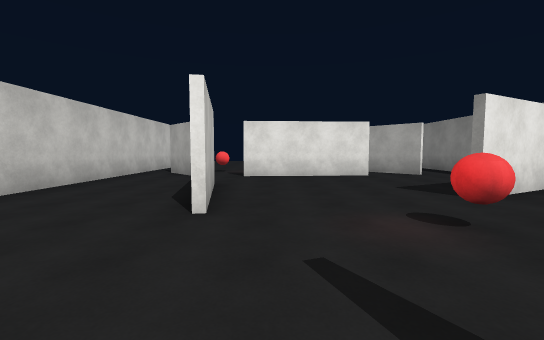
View 1 (above)

14 first-person views from a walk through a 3-D level made in the Unity game engine. The camera is 1.5 m above the floor, tilts 4° down and sees 90° across. The floor is counted in squares, 2 m on a side. Each view is taken from the middle of a square. On the plan, view 1 faces up. The plan holds only what a view shows up to about 10 squares ahead; the rest is blank. The player character is not drawn. Surface patterns are stand-ins for the level's own textures.

View 2
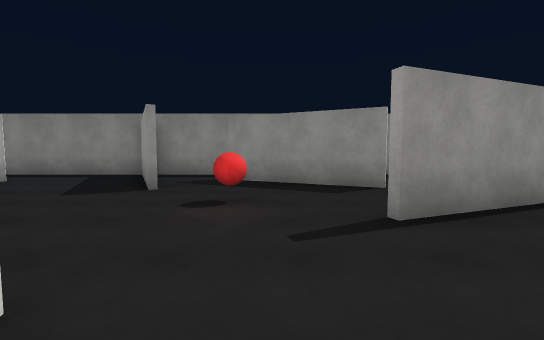

View 3
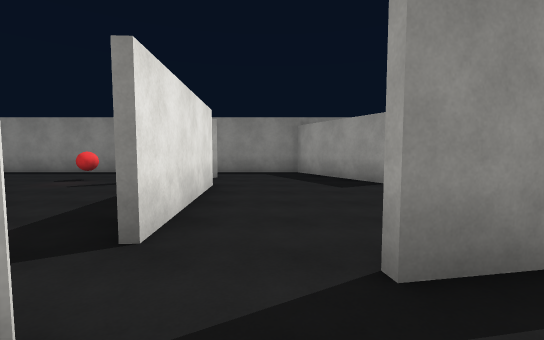

View 4
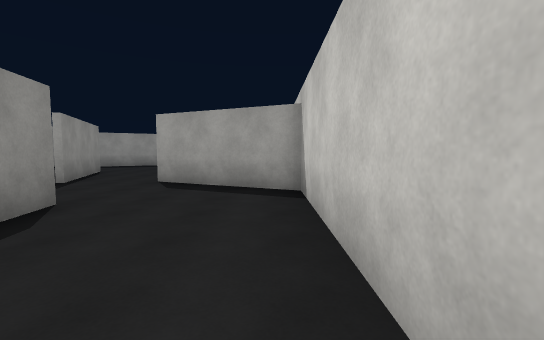

View 5
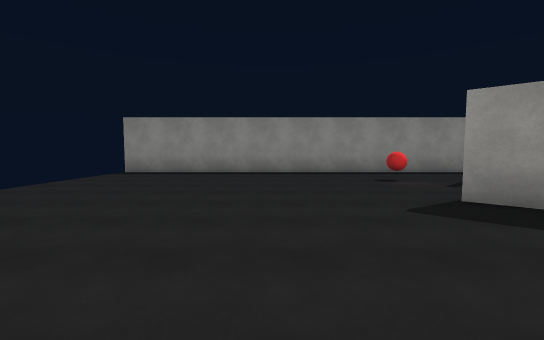

View 6
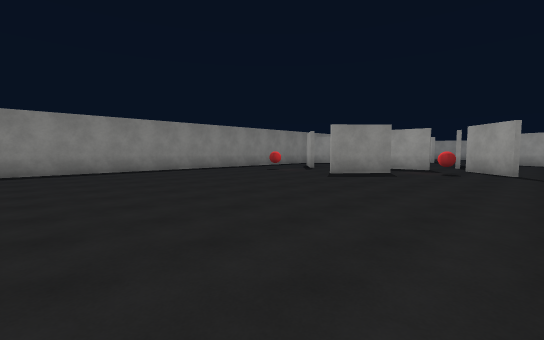

View 7
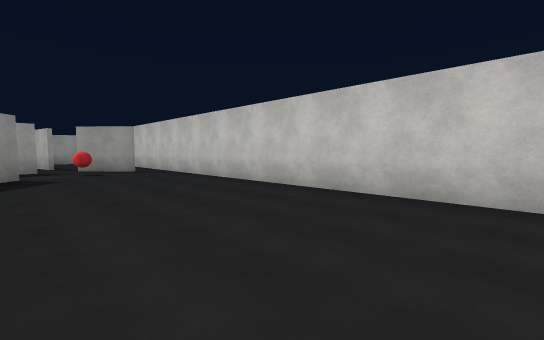

View 8
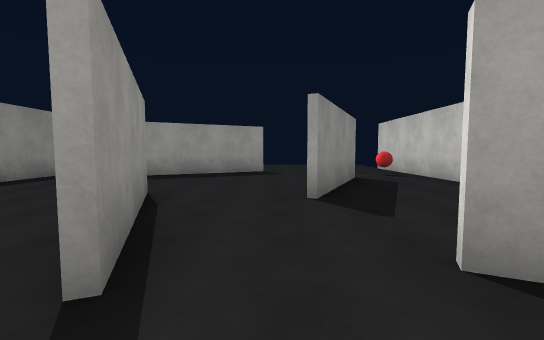

View 9
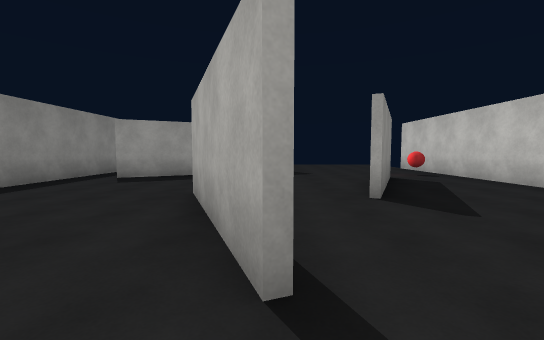

View 10
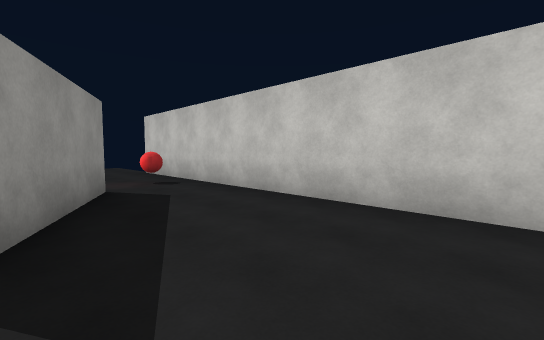

View 11
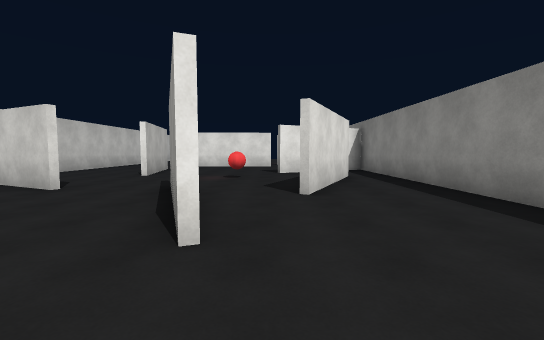

View 12
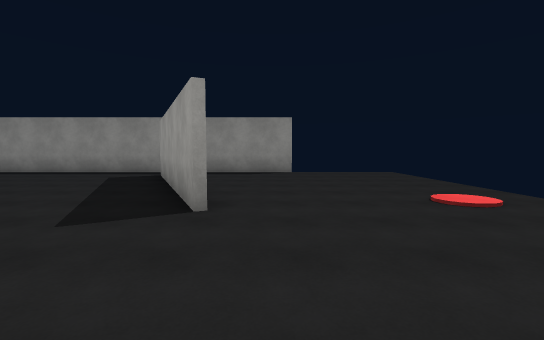

View 13
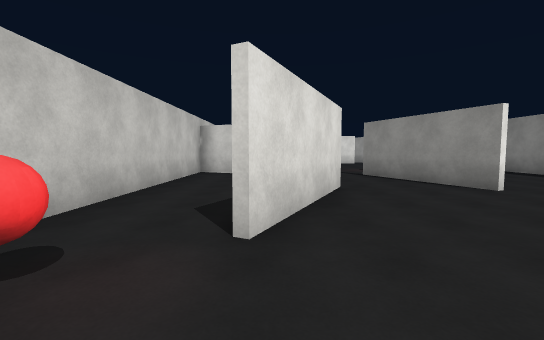

View 14
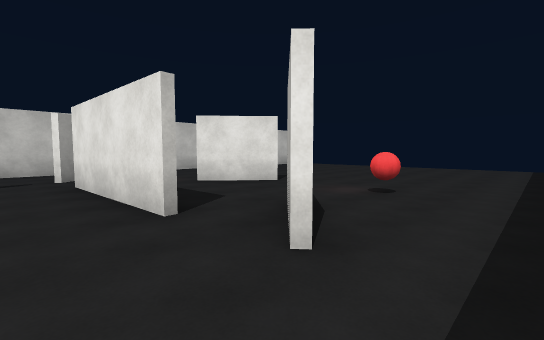

### Floor plan
Ten units are one square. View 1 is at (0, 0); x grows to the right and y downward. Boxes are objects, and circles mark ways between rooms. Rooms are numbered by the first view taken in them; rooms with no view inside come last. Other rooms are left out.
<svg viewBox="-55 -207 130 337">
<path fill="none" stroke="#000" d="M-9 -31 -15 -63M-13 -64 -8 -32M32 -44 66 -61 66 -86M10 -7 17 11M-21 -78 -35 -94M31 -83 -9 -81M53 -53 32 -42M35 4 51 -31M-46 -84 -46 -19 -12 -3M12 -121 -2 -105M-3 -106 11 -122M-34 -95 -20 -80M-9 -82 -3 -83M47 -85 33 -100M-46 -201 -46 -84M66 -86 66 -202M23 30 19 21M17 11 24 29M-10 32 -22 58M66 66 66 -14M47 -18 36 4M2 81 54 56M66 98 66 66M-46 65 -46 98M-6 23 -10 32M-12 -2 -46 -17 -46 65M-24 57 -7 23M19 21 9 -6M53 -31 47 -18M66 -14 66 -56"/>
<rect x="15" y="-35" width="10" height="10" fill="#bbb"><title>red ball</title></rect>
<rect x="-25" y="-105" width="10" height="10" fill="#bbb"><title>red ball</title></rect>
<rect x="35" y="-125" width="10" height="10" fill="#bbb"><title>red ball</title></rect>
<rect x="-45" y="65" width="10" height="10" fill="#bbb"><title>red ball</title></rect>
<rect x="5" y="115" width="10" height="10" fill="#bbb"><title>red cylinder</title></rect>
<circle cx="-10" cy="-80" r="3" fill="#2a7"/>
<circle cx="-40" cy="-90" r="3" fill="#2a7"/>
<circle cx="30" cy="-80" r="3" fill="#2a7"/>
<circle cx="55" cy="-95" r="3" fill="#2a7"/>
<circle cx="30" cy="0" r="3" fill="#2a7"/>
<circle cx="-5" cy="0" r="3" fill="#2a7"/>
<circle cx="50" cy="-40" r="3" fill="#2a7"/>
<circle cx="-5" cy="55" r="3" fill="#2a7"/>
<circle cx="60" cy="60" r="3" fill="#2a7"/>
<circle cx="5" cy="25" r="3" fill="#2a7"/>
<circle cx="60" cy="-20" r="3" fill="#2a7"/>
<circle cx="-35" cy="55" r="3" fill="#2a7"/>
<text x="0" y="-40">1</text>
<text x="10" y="-150">2</text>
<text x="30" y="30">3</text>
<text x="10" y="100">4</text>
<text x="-20" y="20">5</text>
<text x="60" y="-40">6</text>
</svg>
Room 1 opens to room 2. Room 1 opens to room 3. Room 1 opens to room 5. Room 1 opens to room 6. Room 3 opens to room 4. Room 3 opens to room 5. Room 3 opens to room 6. Room 4 opens to room 5.

Where each view was taken, in squares from view 1:
view 1: 0 up, 0 right, facing up
view 2: 2 up, 2 left, facing right
view 3: 7 up, 3 left, facing right
view 4: 7 up, 4 left, facing down
view 5: 15 up, 3 left, facing right
view 6: 20 up, 4 left, facing down-right
view 7: 20 up, 0 right, facing down-left
view 8: 2 up, 0 right, facing down
view 9: 2 up, 1 right, facing down
view 10: 0 up, 1 left, facing down-left
view 11: 5 down, 3 right, facing up
view 12: 9 down, 3 left, facing right
view 13: 8 down, 2 left, facing up
view 14: 7 up, 6 right, facing up-left
